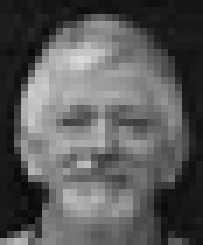
#> input picture faceGray.jpg, 29 x 35 px (shown 7 times larger)
$ python another_big_change.py   (older library calls are emulated)
#> lines starting #> are read from the running program, lines starting #| are printed output that depends on the picture
import matplotlib.pyplot as plt
import matplotlib.image as mpimg
import matplotlib.patches as patches
import numpy as np

i1 = mpimg.imread('faceGray.jpg')
#> i1 is the input picture: shape (35, 29); min 8, max 218, mean 89.9

# i1 = mpimg.imread('testface.png')
i2 = mpimg.imread('groupGray.jpg')
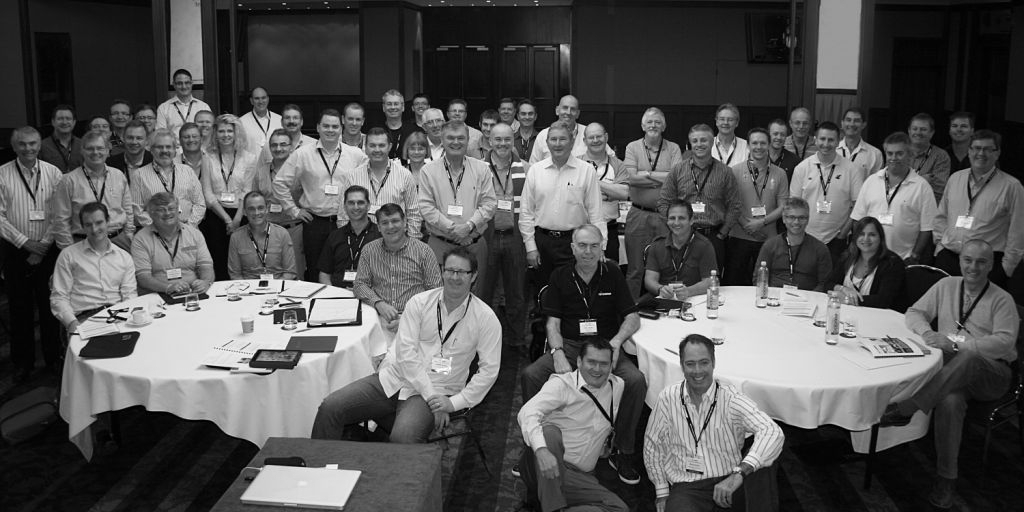
#> input picture groupGray.jpg, 1024 x 512 px
#> i2 is the input picture: shape (512, 1024); min 0, max 254, mean 85.2
# FOR PNG
# i1 = i1[:,:,2]
img1 = i1.copy()
img2 = i2.copy()

img1 = img1.T
img2 = img2.T
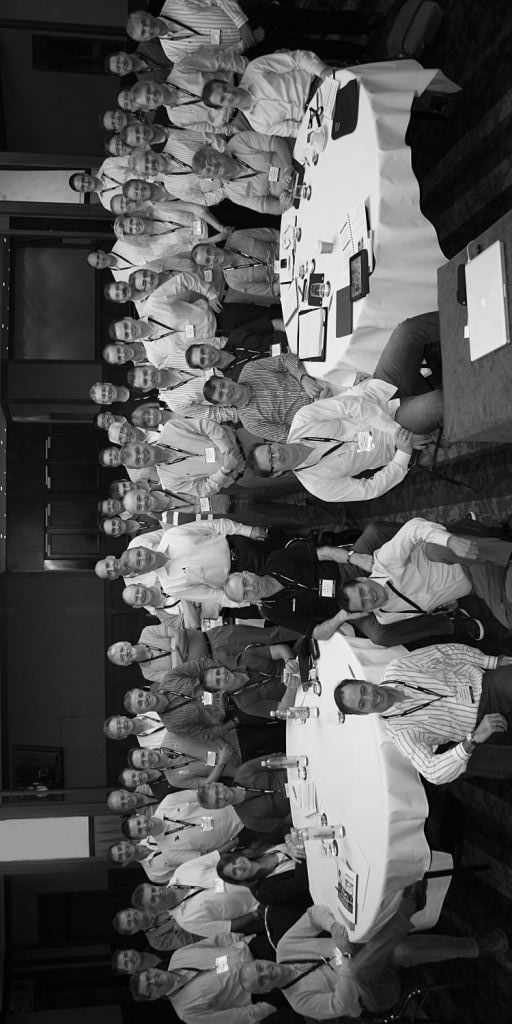
#> img2: shape (1024, 512); min 0, max 254, mean 85.2
# print(img2.shape)
# print(i1.shape)


# INITIALIZATION OF POPULATION TABLE
def popTableInitialization(pop_size):
    pop_table = []
    for i in range(pop_size):
        pop_table.append((np.random.randint(img2.shape[0]), np.random.randint(img2.shape[1])))
    return pop_table


# CREATING FRAMES FOR PIXEL MATCHING
def frameCreation(pop_table, img2):
    frames = []
    img2 = np.array(img2)
    for i in range(pop_size):
        frame = img2[pop_table[i][0]:(pop_table[i][0]+img1.shape[0]),pop_table[i][1]:(pop_table[i][1]+img1.shape[1])]
        frames.append(frame)
    return frames


# CORRELATION FUNCTION
# its not giving value greater than 0.5
# now its max is 0.7
def fitnessFunction(frames, pop_table, img1):
    fitness_values = []
    for i in range(pop_size):
        if frames[i].shape == img1.shape:
            frames[i] = frames[i] - frames[i].mean()
            img1 = img1 - img1.mean()
            frames[i] = frames[i] / frames[i].std()
            img1 = img1 / img1.std()
            value = np.mean(frames[i]*img1)
            fitness_values.append(value)
        else:
            fitness_values.append(0)
    return fitness_values


# SORTING
def sortedFitnessValues(fitness_values, pop_table):
    sorted_fitness = sorted(fitness_values)
    return sorted_fitness


# EXTRACTING THE MAX COORDINATE
def placeBlock(save_max_points):
    # SQUARING THE FACE
    fig,ax = plt.subplots(1)
    ax.imshow(i2, cmap= 'gray')
    for i in save_max_points:
        # print(i)
        rect = patches.Rectangle(i,29,35,linewidth=1,edgecolor='r',facecolor='none')
        ax.add_patch(rect)
    plt.xticks(rotation=90)
    plt.show()

# MAKING NEW POPULATION TABLE
def sortedPopTable(sorted_fitness, fitness_values, pop_size, pop_table):
    sorted_pop_table = []
    for i in range(pop_size):
        for j in range(pop_size):
            if (sorted_fitness[i]==fitness_values[j]):
                fitness_values[j] = -100
                sorted_pop_table.append(pop_table[j])
    return sorted_pop_table

# CROSS-OVER
def crossOverOfBits(pop_size, new_pop_table):
    binary_number = []
    out_array = np.asarray(new_pop_table, dtype=np.int)
    for i in out_array:
        x = np.binary_repr(i[0], width= 11)
        # print("---------------------------------------------------------")
        # print(x)
        y = np.binary_repr(i[1], width= 11)
        # print(y)
        # print("---------------------------------------------------------")
        binary_number.append((x,y))
    concat_binary = [''.join(i) for i in binary_number]
    # print(concat_binary)
    result_list = []
    for i in range(0,pop_size, 2):
        # print(pop_size)
        binary_value_1 = concat_binary[i]
        binary_value_2 = concat_binary[i+1]
        binary_value_1 = list(binary_value_1)
        binary_value_2 = list(binary_value_2)
        random_point = np.random.randint(0, 22)
        for j in range(random_point, 22):
            binary_value_1[j], binary_value_2[j] = binary_value_2[j], binary_value_1[j]
        binary_value_1= ''. join(binary_value_1)
        binary_value_2= ''. join(binary_value_2)
        result_list.append(binary_value_1)
        result_list.append(binary_value_2)
    return result_list


# MUTATION
def mutationOfBits(result_list, pop_size):
    random_point = np.random.randint(25,pop_size)
    value = result_list[random_point]
    value= list(value)
    mutation_point = np.random.randint(0,22)
    if(value[mutation_point]=='0'):
        # print(True)
        value[mutation_point]='1'
    else:
        value[mutation_point]='0'
    value= ''.join(str(v) for v in value)
    result_list[random_point] = value
    # print(len(result_list))
    return result_list
# [17 lines of commented-out code are left out]
def newPopTable(sorted_pop_table,mutated_result, img2, pop_size):
    coordinates= []
    for i in range(pop_size-1):
        x = int(mutated_result[i][:11], 2)
        y = int(mutated_result[i][12:], 2)
        if x <= img2.shape[0] and y <= img2.shape[1]:
            coordinates.append((x,y))
        else:
            coordinates.append((np.random.randint(img2.shape[0]), np.random.randint(img2.shape[1])))
    # print(coordinates)
    coordinates.append(sorted_pop_table[pop_size-1])
    # coordinates.append()

    return coordinates


pop_size = 50
temp = []
pop_table = popTableInitialization(pop_size)
frames = frameCreation(pop_table, img2)
#> the loop in frameCreation, `for i in range(pop_size):` made 50 passes
#> pass 1, in frameCreation, `frame = img2[pop_table[i][0]:(pop_table[i][0]+img1.shape[0]),pop_table..`:
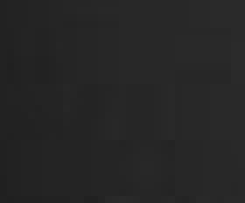
#> frame: shape (29, 35) (shown 7 times larger); min 32, max 43, mean 38
#> pass 3, in frameCreation, `frame = img2[pop_table[i][0]:(pop_table[i][0]+img1.shape[0]),pop_table..`:
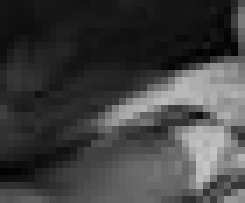
#> frame: shape (29, 35) (shown 7 times larger); min 1, max 196, mean 64.5
#> after the loop in frameCreation, `for i in range(pop_size):`: frames = 50 items
#> frames = 50 items
fitness_values = fitnessFunction(frames, pop_table, img1)
#> the loop in fitnessFunction, `for i in range(pop_size):` made 50 passes
#> value on passes 1 to 12: 0.179, -0.29, 0.0473, 0.0931, 0.105, 0.329, -0.204, -0.0808, 0.00568, -0.0224, -0.164, -0.137
#> pass 1, in fitnessFunction, `img1 = img1 - img1.mean()`:
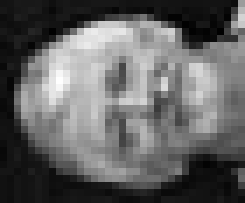
#> img1: shape (29, 35) float64 (shown 7 times larger); min -81.92, max 128.1, mean 0; drawn with min black and max white
#> after the loop in fitnessFunction, `for i in range(pop_size):`: fitness_values = 50 values, max 0.393 at index 32, min -0.474 at index 48, mean 0.0326; frames = 50 items; value = 0.0281
sorted_fitness = sortedFitnessValues(fitness_values, pop_table)
#> in sortedFitnessValues, `sorted_fitness = sorted(fitness_values)`: sorted_fitness = 50 values from -0.474 to 0.393
#> sorted_fitness = 50 values from -0.474 to 0.393
# print(sorted_fitness)
sorted_pop_table = sortedPopTable(sorted_fitness, fitness_values, pop_size, pop_table)
#> after the loop in sortedPopTable, `for i in range(pop_size):`: fitness_values = 50 values from -100 to -100; sorted_pop_table = 50 pairs, first value 9 to 1022, second value 25 to 510

save_max_points = []
save_mean = []
save_max = []
# save_mean_points = []
generations = []
for i in range(0,2500):
    generations.append(i)
    save_mean.append(np.mean(sorted_fitness))
    save_max.append(sorted_fitness[pop_size-1])
    save_max_points.append(sorted_pop_table[pop_size-1])
    result_list = crossOverOfBits(pop_size, sorted_pop_table)
    if i%2 == 0:
        mutated_result = mutationOfBits(result_list, pop_size)
    else:
        mutated_result = result_list
    # mutated_result = mutationOfBits(result_list)
    new_pop_table = newPopTable(sorted_pop_table, mutated_result, img2, pop_size)
    frames = frameCreation(new_pop_table, img2)
    fitness_values = fitnessFunction(frames, new_pop_table, img1)
    sorted_fitness = sortedFitnessValues(fitness_values, new_pop_table)
    sorted_pop_table = sortedPopTable(sorted_fitness, fitness_values, pop_size, pop_table)
#> this loop made 2500 passes
#> value in mutationOfBits on passes 1, 3, 5, 7, 9, 11, 13, 15, 17, 19, 21, 23: '0110101001000000011111', '0000101011100010001010', '0100011011100000011100', '0100101100000110001100', '0111101100000010101111', '0001111010000101100111', '0000111011100100001011', '0100101100000010010111', '0110000100100000100000', '0100101100000110111001', '0000111111100000100000', '0000111011100111000001'
#> after the loop, generations = 2500 values from 0 to 2499; save_max = 2500 values, max 0.927 at index 275, min 0.199 at index 2165, mean 0.413; save_max_points = 2500 pairs, first value 9 to 1022, second value 25 to 510; save_mean = 2500 values, max 0.0915 at index 1253, min -0.0686 at index 772, mean 0.0151

placeBlock(save_max_points)
#> the loop in placeBlock, `for i in save_max_points:` made 2500 passes
#> i on passes 1 to 3: (183, 28), (244, 151), (459, 370)
#> in placeBlock, `plt.show()`:
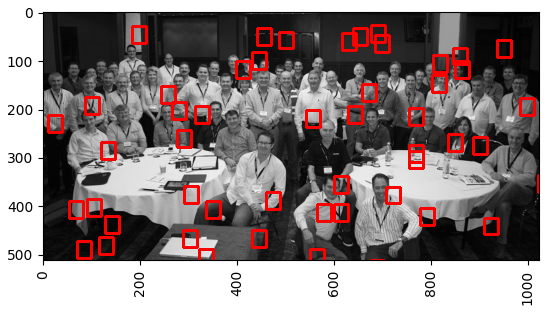
#> figure drawn by matplotlib, 1 panel


# GRAPH TO SEE THE RELATION
plt.plot(generations, save_max, label = 'max')
plt.plot(generations, save_mean, label = 'mean')
plt.title('Fitness against each generation')
plt.xlabel('No. of Generations')
# plt.ylabel('Max Fitness')
plt.legend()
plt.show()
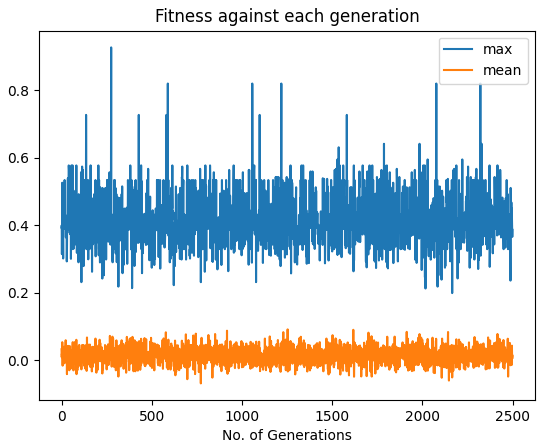
#> figure drawn by matplotlib, 1 panel; curve peaks at x = 275, y = 0.927; curve peaks at x = 1253, y = 0.0915
